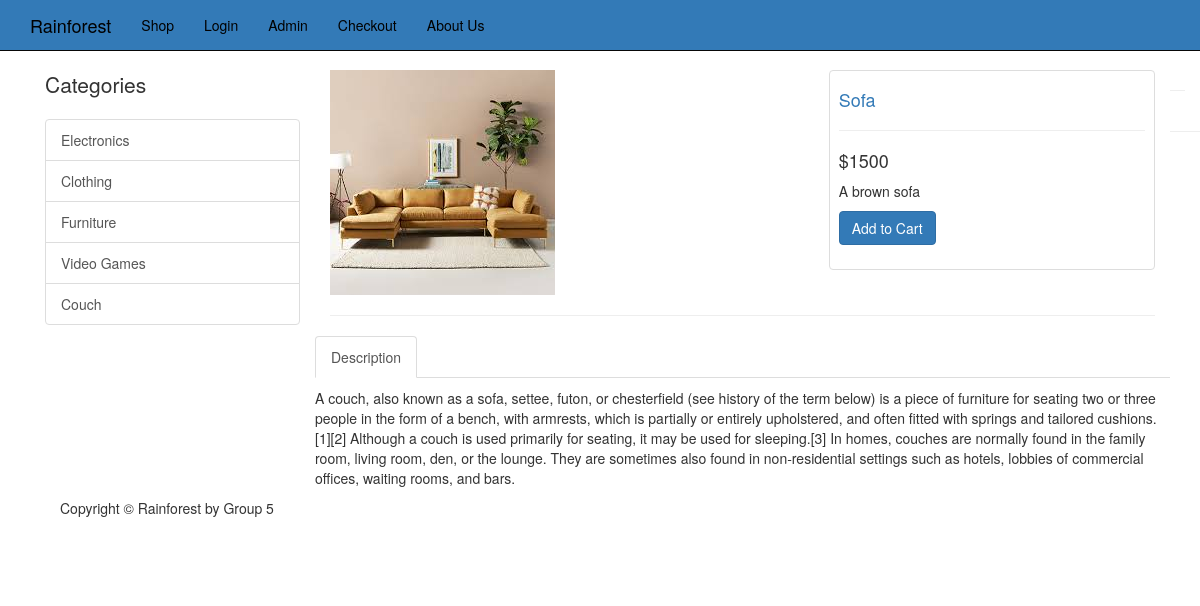
Screenshot of /item.php?id=17 with the database file from the repository.
### tables this page shows
CREATE TABLE `catagories` (
  `catagory_id` int(11) NOT NULL,
  `catagory_title` varchar(255) NOT NULL
);

CREATE TABLE `products` (
  `product_id` int(11) NOT NULL,
  `product_title` varchar(255) NOT NULL,
  `product_catagory_id` int(11) NOT NULL,
  `product_price` float NOT NULL,
  `product_quantity` int(11) NOT NULL,
  `product_description` text NOT NULL,
  `short_description` text NOT NULL,
  `product_image` varchar(255) NOT NULL
);

### public/item.php (the view, shortened to what this page needs)
<?php include_once(TEMPLATE_FRONT . DS . "header.php") ?>
<div class="container">
    <?php include_once(TEMPLATE_FRONT . DS . "catagories.php") ?>
    <?php
    $query = query("SELECT * FROM products WHERE product_id =" . escape_string($_GET['id']) . " ");
    while ($row = fetch_array($query)) :
    ?>
        <div class="col-md-9">
            <div class="row">
                <div class="col-md-7">
                    <img class="img-responsive" src="../resources/<?php echo display_image($row['product_image']); ?>" alt="">
                </div>
                <div class="col-md-5">
                    <div class="thumbnail">
                        <div class="caption-full">
                            <h4><a href="#"><?php echo  $row['product_title']; ?></a> </h4>
                            <hr>
                            <h4 class=""><?php echo "&#36;" . $row['product_price']; ?></h4>
                            <p><?php echo  $row['short_description']; ?></p>
                            <form action="">
                                <div class="form-group">
                                    <a href="../resources/cart.php?add=<?php echo $row['product_id'] ?>" class="btn btn-primary">Add to Cart</a>
                                </div>
                            </form>
                        </div>
                    </div>
                </div>
            </div>
            <hr>
            <div class="row">
                <div role="tabpanel">
                    <ul class="nav nav-tabs" role="tablist">
                        <li role="presentation" class="active"><a href="#home" aria-controls="home" role="tab" data-toggle="tab">Description</a></li>
                    </ul>
                    <div class="tab-content">
                        <div role="tabpanel" class="tab-pane active" id="home">
                            <p><?php echo  $row['product_description']; ?></p>
                        </div>
                    </div>
                </div>
            </div>
        <?php endwhile; ?>
        </div>
        <div class="container">
            <hr>
            <?php include_once(TEMPLATE_FRONT . DS . "footer.php"); ?>

### resources/functions.php (shortened to what this page needs)
<?php
$upload_directory = "uploads";
function query($sql)
{
    global $conn;
    return mysqli_query($conn, $sql);
}
function escape_string($string)
{
    global $conn;
    return mysqli_real_escape_string($conn, $string);
}
function fetch_array($result)
{
    return mysqli_fetch_array($result);
}
function get_catagories()
{
    $query = query("SELECT * FROM catagories");
    while ($row = fetch_array($query)) {
        $catagories_links = <<<DELIMETER
<a href='catagory.php?id={$row['catagory_id']}' class='list-group-item'>{$row['catagory_title']}</a>
DELIMETER;
        echo $catagories_links;
    }
}
function display_image($picture)
{
    global $upload_directory;
    return $upload_directory  . DS . $picture;
}

### public/css/shop-homepage.css (style rules this page uses)
body { padding-top: 70px; }
.thumbnail { padding: 0; }
.thumbnail .caption-full { padding: 9px; color: #333; }

### rows the page displays
catagories: catagory_title "Electronics"
catagories: catagory_title "Clothing"
catagories: catagory_title "Furniture"
catagories: catagory_title "Video Games"
catagories: catagory_title "Couch"
products: product_image (picture), product_title "Sofa", product_price "1500", short_description "A brown sofa", product_description "A couch, also known as a sofa, settee, futon, or chesterfield (see history of the term below) is a piece of furniture for seating two or three people in the form of a bench, with armrests, which is partially or entirely upholstered, and often fitted with springs and tailored cushions.[1][2] Although a couch is used primarily for seating, it may be used for sleeping.[3] In homes, couches are normally found in the family room, living room, den, or the lounge. They are sometimes also found in non-residential settings such as hotels, lobbies of commercial offices, waiting rooms, and bars."
